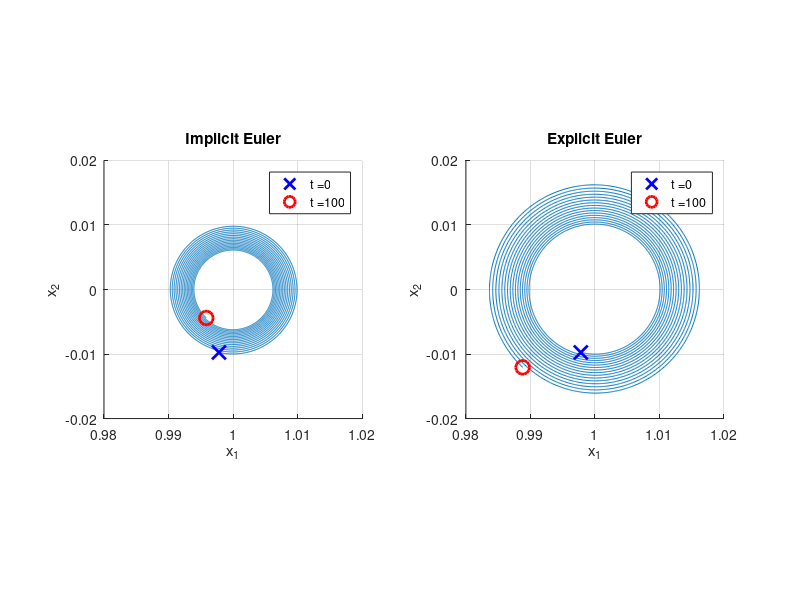

Recreate this plot in MATLAB.

% RA, 2019-10-25

function main

  % Solve x' = F(x)
  function [R] = F(x)
    R = [log(1 - x(2)), log(x(1))];
  end
  
  % Default timestep size
  dt = 1e-2;

  % Stable state
  xs = [1, 0];
  assert(all(F(xs) == 0))

  % Perturbation
  epsilon = randn(size(xs));
  epsilon = 1e-2 * epsilon / norm(epsilon);
  
  % Initial condition: perturbation of the stable state
  x0 = xs + epsilon;
  
  % Temporal interval
  T = 1e2;
  J = [0, T];  

  % Explicit Euler
  function [tt, xx] = EE(F, J, x0)
    tt = linspace(J(1), J(2), ceil(diff(J) / dt) + 1);
    xx = zeros(length(tt), length(x0));
    xx(1, :) = x0;
    for n = (2 : length(tt))
      dt = tt(n) - tt(n - 1);
      xx(n, :) = xx(n - 1, :) + dt * F(tt(n - 1), xx(n - 1, :));
    end
  end
  
  % Implicit Euler
  function [tt, xx] = IE(F, J, x0)
    tt = linspace(J(1), J(2), ceil(diff(J) / dt) + 1);
    xx = zeros(length(tt), length(x0));
    xx(1, :) = x0;
    for n = (2 : length(tt))
      dt = tt(n) - tt(n - 1);
      xx(n, :) = fsolve(@(x)((x - xx(n - 1, :)) - dt * F(tt(n), x)), xx(n - 1, :));
    end
  end
  
  function plot_trajectory(tt, xx)
    hold on; 
    grid on;
    hh(1) = plot(xx(:, 1), xx(:, 2), '-');
    hh(2) = plot(xx(0 == tt, 1), xx(0 == tt, 2), 'bx', 'MarkerSize', 10, 'LineWidth', 2);
    hh(3) = plot(xx(T == tt, 1), xx(T == tt, 2), 'ro', 'MarkerSize', 10, 'LineWidth', 2);
    xlabel('x_1');
    ylabel('x_2'); 
    axis('square');
    legend(hh(2:3), strcat('t = ', num2str(0)), strcat('t = ', num2str(T)));
    pause(0.1);
  end
  
  % Implicit solver
  [tt, xx] = IE(@(t, x)(F(x)), J, x0);
  % Plot solution
  ax1 = subplot(1, 2, 1);
  title('Implicit Euler');
  plot_trajectory(tt, xx);
  
  % Explicit solver
  [tt, xx] = EE(@(t, x)(F(x)), J, x0);
  % Plot solution
  ax2 = subplot(1, 2, 2);
  title('Explicit Euler');
  plot_trajectory(tt, xx);
  
  % Sync axes
  linkaxes([ax2, ax1]);
  
  % Save figure
  saveas(gcf, "IE-EE.png");
end
